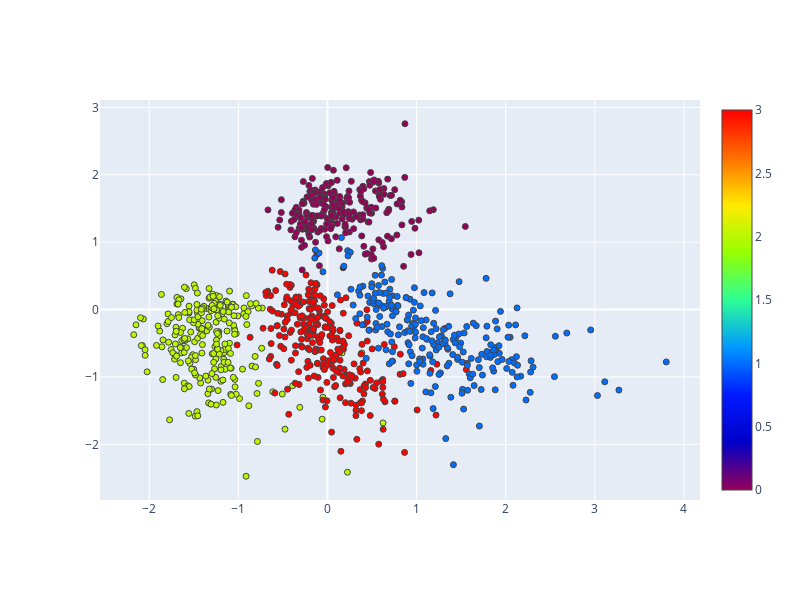
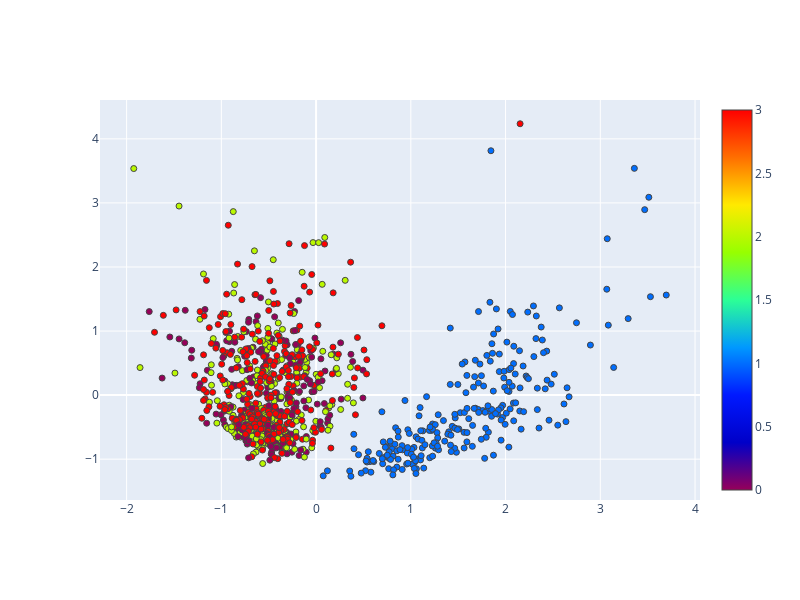

Notebook code for these charts, in order:
### Code cell
from node2vec2rank.embeddings import embed
from node2vec2rank.visualizer import Visualizer

vis=Visualizer()
pcs_first = embed(first, 'pca', 2)

vis.plot_embeddings(pcs_first, color = assignments)

pcs_second = embed(second, 'pca', 2)

vis.plot_embeddings(pcs_second, color = assignments)

### Figure 1 — Plotly figure (JSON) as saved in the notebook; plotly's stock layout.template omitted (floating-point values rounded to 4 significant figures; data arrays with more than 128 entries replaced by an {"elided": "..."} marker saying what was removed)
{"data": [{"marker": {"color": {"elided": "1000 int values"}, "colorscale": [[0, "rgb(150,0,90)"], [0.125, "rgb(0,0,200)"], [0.25, "rgb(0,25,255)"], [0.375, "rgb(0,152,255)"], [0.5, "rgb(44,255,150)"], [0.625, "rgb(151,255,0)"], [0.75, "rgb(255,234,0)"], [0.875, "rgb(255,111,0)"], [1, "rgb(255,0,0)"]], "line": {"width": 1}, "showscale": true, "size": 6}, "mode": "markers", "type": "scatter", "x": {"elided": "1000 float values"}, "y": {"elided": "1000 float values"}}], "layout": {"height": 600, "margin": {"b": 100, "l": 100, "r": 100, "t": 100}, "width": 800}}

### Figure 2 — Plotly figure (JSON) as saved in the notebook; plotly's stock layout.template omitted (floating-point values rounded to 4 significant figures; data arrays with more than 128 entries replaced by an {"elided": "..."} marker saying what was removed)
{"data": [{"marker": {"color": {"elided": "1000 int values"}, "colorscale": [[0, "rgb(150,0,90)"], [0.125, "rgb(0,0,200)"], [0.25, "rgb(0,25,255)"], [0.375, "rgb(0,152,255)"], [0.5, "rgb(44,255,150)"], [0.625, "rgb(151,255,0)"], [0.75, "rgb(255,234,0)"], [0.875, "rgb(255,111,0)"], [1, "rgb(255,0,0)"]], "line": {"width": 1}, "showscale": true, "size": 6}, "mode": "markers", "type": "scatter", "x": {"elided": "1000 float values"}, "y": {"elided": "1000 float values"}}], "layout": {"height": 600, "margin": {"b": 100, "l": 100, "r": 100, "t": 100}, "width": 800}}
